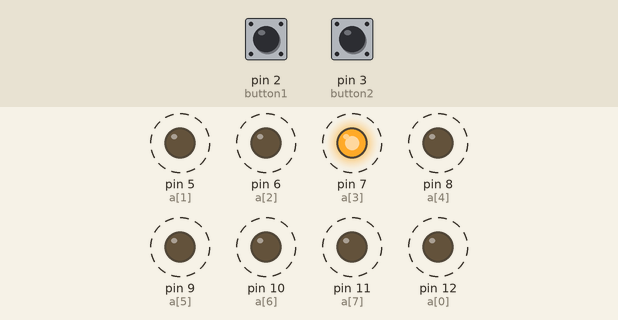
Bench run of a sketch on a simulated Arduino Uno, built with avr-gcc and run on an emulated ATmega328P. Shown: output pins drawn as LEDs (lit = HIGH). Dashed ring = blinking. The inputs (shaded band) are chosen by the test bench; at power-on: pin 2 (button1) HIGH, pin 3 (button2) HIGH.

Above: at 5.6 s.
5.7 s: pin 2 (button1) pulled LOW for 2.8 s
At 5.85 s:
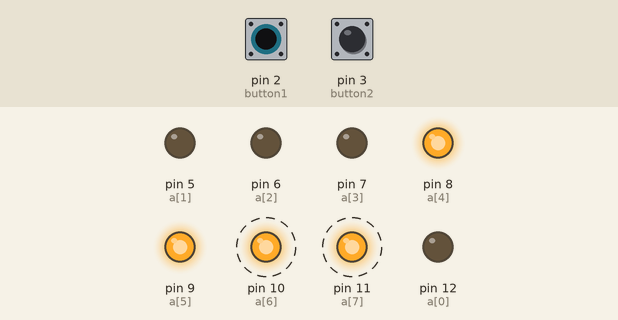
10.0 s: pin 3 (button2) pulled LOW for 2.8 s
At 10.95 s:
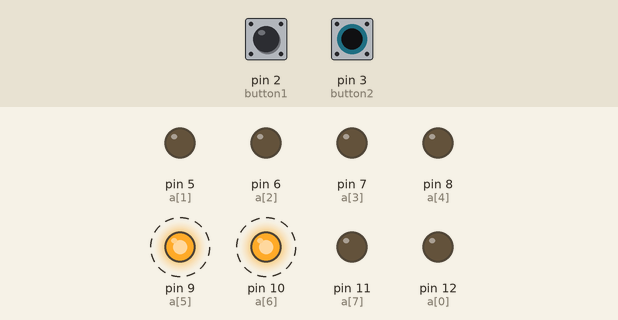
At 12.45 s:
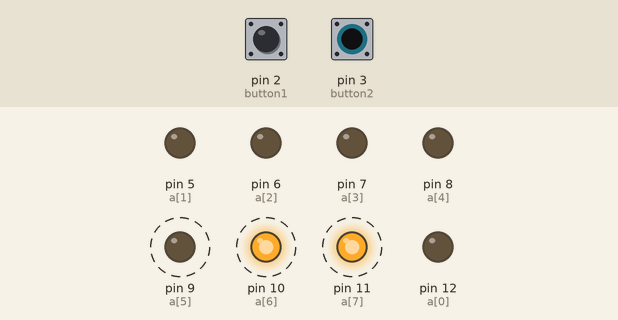
14.3 s: pin 2 (button1) pulled LOW for 2.8 s
18.6 s: pin 3 (button2) pulled LOW for 2.8 s
23.4 s: pin 2 (button1) pulled LOW for 2.8 s
Timing chart, 0 to 30.1 s (numbered marks = the images above; inputs shaded):
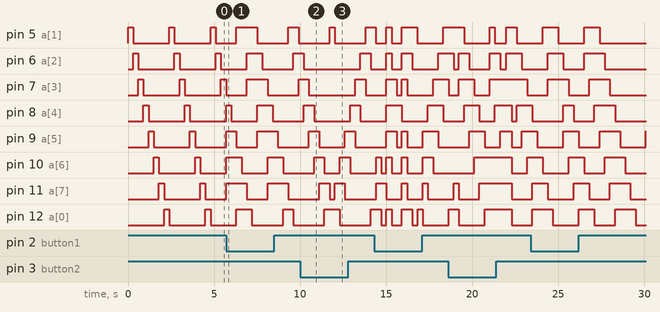

The sketch:

B4Cee.ino
```cpp
int button1 = 2;
int button2 = 3;
int rq1 = 1;
int temp = 0;
void timer() {
  if (rq1 < 7) {
    rq1++;
  }
  else
    rq1 = 1;
}
void setup()
{
  for (int i = 5; i < 13; i++) {
    pinMode(i, OUTPUT);
  }
  pinMode(button1, INPUT_PULLUP);
  pinMode(button2, INPUT_PULLUP);

  attachInterrupt(0, timer, LOW);
  Serial.begin(9600);
}

void loop()
{
  char a[30] = {12, 5, 6, 7, 8, 9, 10, 11, 12, 5, 6, 7, 8, 9, 10, 11, 12, 5, 6, 7, 8, 9, 10, 11, 12};
  if (digitalRead(button2) == 0) {
    if (temp > 2) {
      temp = 0;
    }
    else
      temp++;
  }
  if (temp == 0) {
    int dem = 1;
    for (int i = 1; i < 9; i++) {
      digitalWrite(a[i - 1], LOW);
      digitalWrite(a[i], HIGH);
      if (dem < rq1) {
        int tmp = i;
        int tmp2 = dem;
        while (tmp2 < rq1) {
          tmp++;
          digitalWrite(a[tmp], HIGH);
          tmp2++;
        }
      }
      delay(300);
      if (temp != 0) {

        for (int i = 16; i > 8; i--)
          digitalWrite(a[i + 1], LOW);
        break;
      }
    }

  }
  else if (temp == 1) {
    int dem = 1;
    for (int i = 16; i > 8; i--)
      digitalWrite(a[i + 1], LOW);
    for (int i = 16; i > 8; i--) {
      digitalWrite(a[i + 1], LOW);
      digitalWrite(a[i], HIGH);
      if (dem < rq1) {
        int tmp = i;
        int tmp2 = dem;
        int tmp3 = rq1;
        while (tmp2 < tmp3) {
          tmp--;
          digitalWrite(a[tmp], HIGH);
          tmp3--;
        }
      }

      delay(300);
      for (int i = 16; i > 8; i--)
        digitalWrite(a[i + 1], LOW);
    }
  }
  else if (temp == 2) {
    //Còn mỗi phần này
    int dem = 1;
    int n = 10;
    while (1) {
      for (int i = 1; i < n - rq1; i++) {
        //        if (i + rq1 == n - rq1) {
        //          break;
        //        }
        if (i != 1)
          digitalWrite(a[i - 1], LOW);
        digitalWrite(a[i], HIGH);
        if (dem < rq1) {
          int tmp = i;
          int tmp2 = dem;
          while (tmp2 < rq1) {
            tmp++;
            digitalWrite(a[tmp], HIGH);
            tmp2++;
          }
        }
        delay(300);
        if ( digitalRead(5) == 1 && digitalRead(6) == 1 && digitalRead(7) == 1 && digitalRead(8) == 1 && digitalRead(9) == 1 && digitalRead(10) == 1 && digitalRead(11) == 1 && digitalRead(12) == 1)
        {
          for (int i = 16; i > 8; i--)
            digitalWrite(a[i], LOW);
          break;
        }
      }
      if ( digitalRead(5) == 1 && digitalRead(6) == 1 && digitalRead(7) == 1 && digitalRead(8) == 1 && digitalRead(9) == 1 && digitalRead(10) == 1 && digitalRead(11) == 1 && digitalRead(12) == 1)
      {
        for (int i = 16; i > 8; i--)
          digitalWrite(a[i], LOW);
        break;
      }
      n = n - rq1;
    }
  }
}
```

Measured:
- after the input at 10.0 s, pin 10 (a[6]): LOW → HIGH after 2.3 s, → LOW 0.60 s later; pin 11 (a[7]): LOW → HIGH after 2.0 s, → LOW 0.60 s later
- by itself, pin 5 (a[1]): alternates HIGH for 0.90 s and LOW for 1.5 s, 4 changes in all, then stays LOW
- by itself, pin 7 (a[3]): alternates HIGH for 1.2 s and LOW for 1.2 s
- by itself, pin 10 (a[6]), pin 11 (a[7]): alternates HIGH for 0.30 s and LOW for 2.1 s
